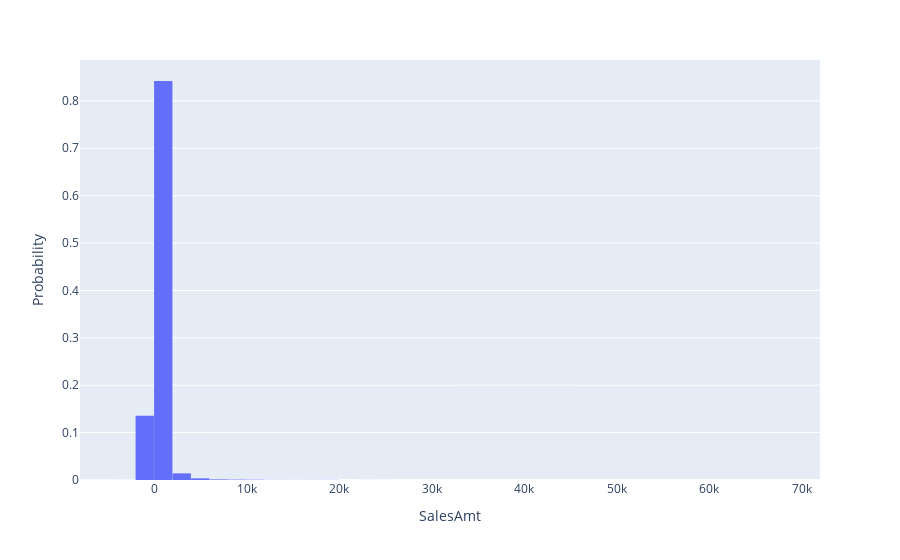

The notebook cell saved with this chart:
### Code cell
fig = px.histogram(sqlDF.toPandas(), x='SalesAmt', histnorm='probability', nbins=50)
fig.update_layout(bargap=0.01, yaxis={"title": "Probability"})
fig.show()

### Figure 1 — Plotly figure (JSON) as saved in the notebook; plotly's stock layout.template omitted (floating-point values rounded to 4 significant figures; data arrays with more than 128 entries replaced by an {"elided": "..."} marker saying what was removed)
{"data": [{"alignmentgroup": "True", "bingroup": "x", "histnorm": "probability", "hoverlabel": {"namelength": 0}, "hovertemplate": "SalesAmt=%{x}<br>count=%{y}", "legendgroup": "", "marker": {"color": "#636efa"}, "name": "", "nbinsx": 50, "offsetgroup": "", "orientation": "v", "showlegend": false, "type": "histogram", "x": {"elided": "19296 float values"}, "xaxis": "x", "yaxis": "y"}], "layout": {"bargap": 0.01, "barmode": "relative", "legend": {"tracegroupgap": 0}, "margin": {"t": 60}, "xaxis": {"anchor": "y", "domain": [0, 1], "title": {"text": "SalesAmt"}}, "yaxis": {"anchor": "x", "domain": [0, 1], "title": {"text": "Probability"}}}}
